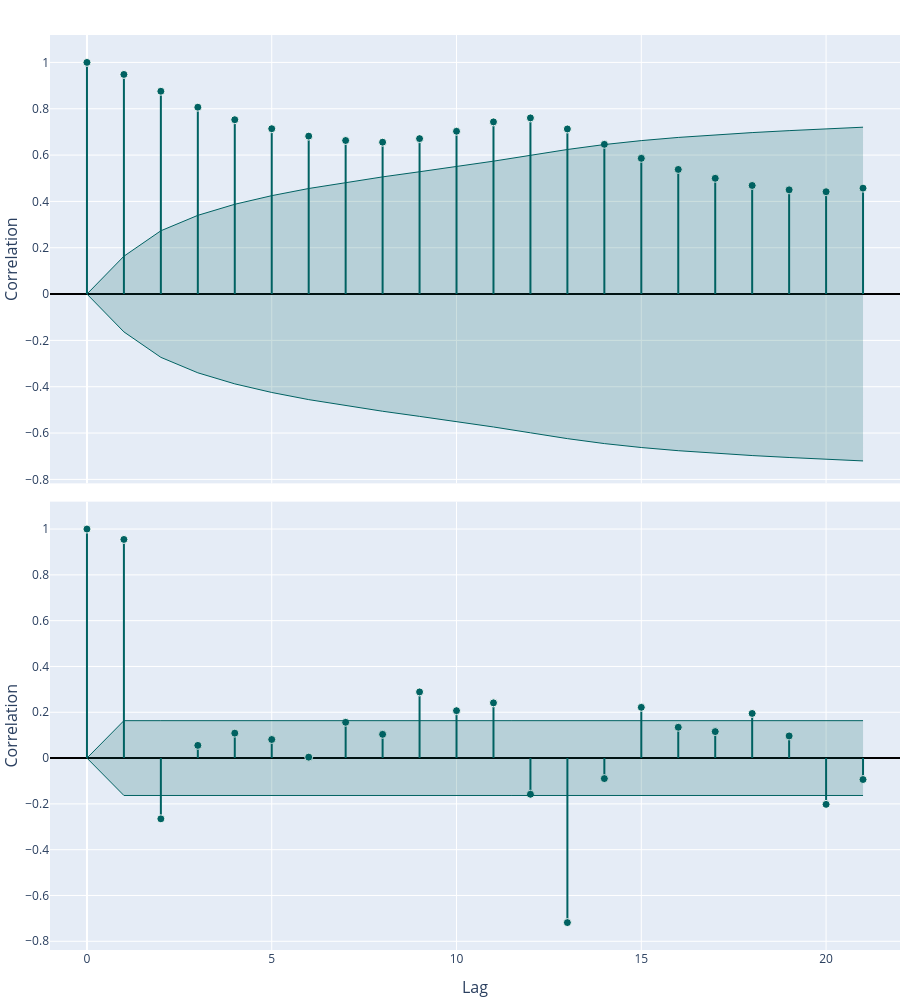

The code cell stored with this chart in its notebook:
### Markdown cell above
## Sazonalidade

### Code cell
# O ExperionML tem vários gráficos para entender a sazonalidade dos dados
with experionml.canvas(rows=2, cols=1, sharex=True, vspace=0.01, legend=None):
    experionml.plot_acf()
    experionml.plot_pacf()

### Figure 1 — Plotly figure (JSON) as saved in the notebook; plotly's stock layout.template omitted (floating-point values rounded to 4 significant figures)
{"data": [{"hoverinfo": "skip", "legendgroup": "Number of airline passengers", "line": {"color": "rgb(0, 98, 98)", "width": 2}, "mode": "lines", "showlegend": false, "type": "scatter", "x": [0, 0], "xaxis": "x", "y": [0, 1.0], "yaxis": "y"}, {"hoverinfo": "skip", "legendgroup": "Number of airline passengers", "line": {"color": "rgb(0, 98, 98)", "width": 2}, "mode": "lines", "showlegend": false, "type": "scatter", "x": [1, 1], "xaxis": "x", "y": [0, 0.948], "yaxis": "y"}, {"hoverinfo": "skip", "legendgroup": "Number of airline passengers", "line": {"color": "rgb(0, 98, 98)", "width": 2}, "mode": "lines", "showlegend": false, "type": "scatter", "x": [2, 2], "xaxis": "x", "y": [0, 0.8756], "yaxis": "y"}, {"hoverinfo": "skip", "legendgroup": "Number of airline passengers", "line": {"color": "rgb(0, 98, 98)", "width": 2}, "mode": "lines", "showlegend": false, "type": "scatter", "x": [3, 3], "xaxis": "x", "y": [0, 0.8067], "yaxis": "y"}, {"hoverinfo": "skip", "legendgroup": "Number of airline passengers", "line": {"color": "rgb(0, 98, 98)", "width": 2}, "mode": "lines", "showlegend": false, "type": "scatter", "x": [4, 4], "xaxis": "x", "y": [0, 0.7526], "yaxis": "y"}, {"hoverinfo": "skip", "legendgroup": "Number of airline passengers", "line": {"color": "rgb(0, 98, 98)", "width": 2}, "mode": "lines", "showlegend": false, "type": "scatter", "x": [5, 5], "xaxis": "x", "y": [0, 0.7138], "yaxis": "y"}, {"hoverinfo": "skip", "legendgroup": "Number of airline passengers", "line": {"color": "rgb(0, 98, 98)", "width": 2}, "mode": "lines", "showlegend": false, "type": "scatter", "x": [6, 6], "xaxis": "x", "y": [0, 0.6817], "yaxis": "y"}, {"hoverinfo": "skip", "legendgroup": "Number of airline passengers", "line": {"color": "rgb(0, 98, 98)", "width": 2}, "mode": "lines", "showlegend": false, "type": "scatter", "x": [7, 7], "xaxis": "x", "y": [0, 0.6629], "yaxis": "y"}, {"hoverinfo": "skip", "legendgroup": "Number of airline passengers", "line": {"color": "rgb(0, 98, 98)", "width": 2}, "mode": "lines", "showlegend": false, "type": "scatter", "x": [8, 8], "xaxis": "x", "y": [0, 0.6556], "yaxis": "y"}, {"hoverinfo": "skip", "legendgroup": "Number of airline passengers", "line": {"color": "rgb(0, 98, 98)", "width": 2}, "mode": "lines", "showlegend": false, "type": "scatter", "x": [9, 9], "xaxis": "x", "y": [0, 0.6709], "yaxis": "y"}, {"hoverinfo": "skip", "legendgroup": "Number of airline passengers", "line": {"color": "rgb(0, 98, 98)", "width": 2}, "mode": "lines", "showlegend": false, "type": "scatter", "x": [10, 10], "xaxis": "x", "y": [0, 0.7027], "yaxis": "y"}, {"hoverinfo": "skip", "legendgroup": "Number of airline passengers", "line": {"color": "rgb(0, 98, 98)", "width": 2}, "mode": "lines", "showlegend": false, "type": "scatter", "x": [11, 11], "xaxis": "x", "y": [0, 0.7432], "yaxis": "y"}, {"hoverinfo": "skip", "legendgroup": "Number of airline passengers", "line": {"color": "rgb(0, 98, 98)", "width": 2}, "mode": "lines", "showlegend": false, "type": "scatter", "x": [12, 12], "xaxis": "x", "y": [0, 0.7604], "yaxis": "y"}, {"hoverinfo": "skip", "legendgroup": "Number of airline passengers", "line": {"color": "rgb(0, 98, 98)", "width": 2}, "mode": "lines", "showlegend": false, "type": "scatter", "x": [13, 13], "xaxis": "x", "y": [0, 0.7127], "yaxis": "y"}, {"hoverinfo": "skip", "legendgroup": "Number of airline passengers", "line": {"color": "rgb(0, 98, 98)", "width": 2}, "mode": "lines", "showlegend": false, "type": "scatter", "x": [14, 14], "xaxis": "x", "y": [0, 0.6463], "yaxis": "y"}, {"hoverinfo": "skip", "legendgroup": "Number of airline passengers", "line": {"color": "rgb(0, 98, 98)", "width": 2}, "mode": "lines", "showlegend": false, "type": "scatter", "x": [15, 15], "xaxis": "x", "y": [0, 0.5859], "yaxis": "y"}, {"hoverinfo": "skip", "legendgroup": "Number of airline passengers", "line": {"color": "rgb(0, 98, 98)", "width": 2}, "mode": "lines", "showlegend": false, "type": "scatter", "x": [16, 16], "xaxis": "x", "y": [0, 0.538], "yaxis": "y"}, {"hoverinfo": "skip", "legendgroup": "Number of airline passengers", "line": {"color": "rgb(0, 98, 98)", "width": 2}, "mode": "lines", "showlegend": false, "type": "scatter", "x": [17, 17], "xaxis": "x", "y": [0, 0.4997], "yaxis": "y"}, {"hoverinfo": "skip", "legendgroup": "Number of airline passengers", "line": {"color": "rgb(0, 98, 98)", "width": 2}, "mode": "lines", "showlegend": false, "type": "scatter", "x": [18, 18], "xaxis": "x", "y": [0, 0.4687], "yaxis": "y"}, {"hoverinfo": "skip", "legendgroup": "Number of airline passengers", "line": {"color": "rgb(0, 98, 98)", "width": 2}, "mode": "lines", "showlegend": false, "type": "scatter", "x": [19, 19], "xaxis": "x", "y": [0, 0.4499], "yaxis": "y"}, {"hoverinfo": "skip", "legendgroup": "Number of airline passengers", "line": {"color": "rgb(0, 98, 98)", "width": 2}, "mode": "lines", "showlegend": false, "type": "scatter", "x": [20, 20], "xaxis": "x", "y": [0, 0.4416], "yaxis": "y"}, {"hoverinfo": "skip", "legendgroup": "Number of airline passengers", "line": {"color": "rgb(0, 98, 98)", "width": 2}, "mode": "lines", "showlegend": false, "type": "scatter", "x": [21, 21], "xaxis": "x", "y": [0, 0.4572], "yaxis": "y"}, {"hovertemplate": "(%{x}, %{y})<extra>Number of airline passengers</extra>", "legendgroup": "Number of airline passengers", "line": {"color": "rgb(0, 98, 98)", "dash": "solid", "width": 2}, "marker": {"color": "rgb(0, 98, 98)", "line": {"color": "rgba(255, 255, 255, 0.9)", "width": 1}, "size": 8, "symbol": "circle"}, "mode": "markers", "name": "Number of airline passengers", "showlegend": true, "type": "scatter", "x": [0, 1, 2, 3, 4, 5, 6, 7, 8, 9, 10, 11, 12, 13, 14, 15, 16, 17, 18, 19, 20, 21], "xaxis": "x", "y": [1.0, 0.948, 0.8756, 0.8067, 0.7526, 0.7138, 0.6817, 0.6629, 0.6556, 0.6709, 0.7027, 0.7432, 0.7604, 0.7127, 0.6463, 0.5859, 0.538, 0.4997, 0.4687, 0.4499, 0.4416, 0.4572], "yaxis": "y"}, {"hovertemplate": "%{y}<extra>upper bound</extra>", "legendgroup": "Number of airline passengers", "line": {"color": "rgb(0, 98, 98)", "width": 1}, "mode": "lines", "showlegend": false, "type": "scatter", "x": [0, 1, 2, 3, 4, 5, 6, 7, 8, 9, 10, 11, 12, 13, 14, 15, 16, 17, 18, 19, 20, 21], "xaxis": "x", "y": [0.0, 0.1633, 0.2732, 0.3399, 0.3876, 0.4248, 0.4557, 0.4821, 0.5059, 0.528, 0.5503, 0.5738, 0.5989, 0.6241, 0.6455, 0.6625, 0.6762, 0.6875, 0.6971, 0.7055, 0.7131, 0.7204], "yaxis": "y"}, {"fill": "tonexty", "fillcolor": "rgba(0, 98, 98, 0.2)", "hovertemplate": "%{y}<extra>lower bound</extra>", "legendgroup": "Number of airline passengers", "line": {"color": "rgb(0, 98, 98)", "width": 1}, "mode": "lines", "showlegend": false, "type": "scatter", "x": [0, 1, 2, 3, 4, 5, 6, 7, 8, 9, 10, 11, 12, 13, 14, 15, 16, 17, 18, 19, 20, 21], "xaxis": "x", "y": [0.0, -0.1633, -0.2732, -0.3399, -0.3876, -0.4248, -0.4557, -0.4821, -0.5059, -0.528, -0.5503, -0.5738, -0.5989, -0.6241, -0.6455, -0.6625, -0.6762, -0.6875, -0.6971, -0.7055, -0.7131, -0.7204], "yaxis": "y"}, {"hoverinfo": "skip", "legendgroup": "Number of airline passengers", "line": {"color": "rgb(0, 98, 98)", "width": 2}, "mode": "lines", "showlegend": false, "type": "scatter", "x": [0, 0], "xaxis": "x2", "y": [0, 1.0], "yaxis": "y2"}, {"hoverinfo": "skip", "legendgroup": "Number of airline passengers", "line": {"color": "rgb(0, 98, 98)", "width": 2}, "mode": "lines", "showlegend": false, "type": "scatter", "x": [1, 1], "xaxis": "x2", "y": [0, 0.9547], "yaxis": "y2"}, {"hoverinfo": "skip", "legendgroup": "Number of airline passengers", "line": {"color": "rgb(0, 98, 98)", "width": 2}, "mode": "lines", "showlegend": false, "type": "scatter", "x": [2, 2], "xaxis": "x2", "y": [0, -0.2653], "yaxis": "y2"}, {"hoverinfo": "skip", "legendgroup": "Number of airline passengers", "line": {"color": "rgb(0, 98, 98)", "width": 2}, "mode": "lines", "showlegend": false, "type": "scatter", "x": [3, 3], "xaxis": "x2", "y": [0, 0.05547], "yaxis": "y2"}, {"hoverinfo": "skip", "legendgroup": "Number of airline passengers", "line": {"color": "rgb(0, 98, 98)", "width": 2}, "mode": "lines", "showlegend": false, "type": "scatter", "x": [4, 4], "xaxis": "x2", "y": [0, 0.1089], "yaxis": "y2"}, {"hoverinfo": "skip", "legendgroup": "Number of airline passengers", "line": {"color": "rgb(0, 98, 98)", "width": 2}, "mode": "lines", "showlegend": false, "type": "scatter", "x": [5, 5], "xaxis": "x2", "y": [0, 0.08113], "yaxis": "y2"}, {"hoverinfo": "skip", "legendgroup": "Number of airline passengers", "line": {"color": "rgb(0, 98, 98)", "width": 2}, "mode": "lines", "showlegend": false, "type": "scatter", "x": [6, 6], "xaxis": "x2", "y": [0, 0.004125], "yaxis": "y2"}, {"hoverinfo": "skip", "legendgroup": "Number of airline passengers", "line": {"color": "rgb(0, 98, 98)", "width": 2}, "mode": "lines", "showlegend": false, "type": "scatter", "x": [7, 7], "xaxis": "x2", "y": [0, 0.1562], "yaxis": "y2"}, {"hoverinfo": "skip", "legendgroup": "Number of airline passengers", "line": {"color": "rgb(0, 98, 98)", "width": 2}, "mode": "lines", "showlegend": false, "type": "scatter", "x": [8, 8], "xaxis": "x2", "y": [0, 0.1037], "yaxis": "y2"}, {"hoverinfo": "skip", "legendgroup": "Number of airline passengers", "line": {"color": "rgb(0, 98, 98)", "width": 2}, "mode": "lines", "showlegend": false, "type": "scatter", "x": [9, 9], "xaxis": "x2", "y": [0, 0.2888], "yaxis": "y2"}, {"hoverinfo": "skip", "legendgroup": "Number of airline passengers", "line": {"color": "rgb(0, 98, 98)", "width": 2}, "mode": "lines", "showlegend": false, "type": "scatter", "x": [10, 10], "xaxis": "x2", "y": [0, 0.2069], "yaxis": "y2"}, {"hoverinfo": "skip", "legendgroup": "Number of airline passengers", "line": {"color": "rgb(0, 98, 98)", "width": 2}, "mode": "lines", "showlegend": false, "type": "scatter", "x": [11, 11], "xaxis": "x2", "y": [0, 0.2411], "yaxis": "y2"}, {"hoverinfo": "skip", "legendgroup": "Number of airline passengers", "line": {"color": "rgb(0, 98, 98)", "width": 2}, "mode": "lines", "showlegend": false, "type": "scatter", "x": [12, 12], "xaxis": "x2", "y": [0, -0.158], "yaxis": "y2"}, {"hoverinfo": "skip", "legendgroup": "Number of airline passengers", "line": {"color": "rgb(0, 98, 98)", "width": 2}, "mode": "lines", "showlegend": false, "type": "scatter", "x": [13, 13], "xaxis": "x2", "y": [0, -0.7183], "yaxis": "y2"}, {"hoverinfo": "skip", "legendgroup": "Number of airline passengers", "line": {"color": "rgb(0, 98, 98)", "width": 2}, "mode": "lines", "showlegend": false, "type": "scatter", "x": [14, 14], "xaxis": "x2", "y": [0, -0.08948], "yaxis": "y2"}, {"hoverinfo": "skip", "legendgroup": "Number of airline passengers", "line": {"color": "rgb(0, 98, 98)", "width": 2}, "mode": "lines", "showlegend": false, "type": "scatter", "x": [15, 15], "xaxis": "x2", "y": [0, 0.2216], "yaxis": "y2"}, {"hoverinfo": "skip", "legendgroup": "Number of airline passengers", "line": {"color": "rgb(0, 98, 98)", "width": 2}, "mode": "lines", "showlegend": false, "type": "scatter", "x": [16, 16], "xaxis": "x2", "y": [0, 0.1346], "yaxis": "y2"}, {"hoverinfo": "skip", "legendgroup": "Number of airline passengers", "line": {"color": "rgb(0, 98, 98)", "width": 2}, "mode": "lines", "showlegend": false, "type": "scatter", "x": [17, 17], "xaxis": "x2", "y": [0, 0.1156], "yaxis": "y2"}, {"hoverinfo": "skip", "legendgroup": "Number of airline passengers", "line": {"color": "rgb(0, 98, 98)", "width": 2}, "mode": "lines", "showlegend": false, "type": "scatter", "x": [18, 18], "xaxis": "x2", "y": [0, 0.1948], "yaxis": "y2"}, {"hoverinfo": "skip", "legendgroup": "Number of airline passengers", "line": {"color": "rgb(0, 98, 98)", "width": 2}, "mode": "lines", "showlegend": false, "type": "scatter", "x": [19, 19], "xaxis": "x2", "y": [0, 0.09666], "yaxis": "y2"}, {"hoverinfo": "skip", "legendgroup": "Number of airline passengers", "line": {"color": "rgb(0, 98, 98)", "width": 2}, "mode": "lines", "showlegend": false, "type": "scatter", "x": [20, 20], "xaxis": "x2", "y": [0, -0.2022], "yaxis": "y2"}, {"hoverinfo": "skip", "legendgroup": "Number of airline passengers", "line": {"color": "rgb(0, 98, 98)", "width": 2}, "mode": "lines", "showlegend": false, "type": "scatter", "x": [21, 21], "xaxis": "x2", "y": [0, -0.09364], "yaxis": "y2"}, {"hovertemplate": "(%{x}, %{y})<extra>Number of airline passengers</extra>", "legendgroup": "Number of airline passengers", "line": {"color": "rgb(0, 98, 98)", "dash": "solid", "width": 2}, "marker": {"color": "rgb(0, 98, 98)", "line": {"color": "rgba(255, 255, 255, 0.9)", "width": 1}, "size": 8, "symbol": "circle"}, "mode": "markers", "name": "Number of airline passengers", "showlegend": false, "type": "scatter", "x": [0, 1, 2, 3, 4, 5, 6, 7, 8, 9, 10, 11, 12, 13, 14, 15, 16, 17, 18, 19, 20, 21], "xaxis": "x2", "y": [1.0, 0.9547, -0.2653, 0.05547, 0.1089, 0.08113, 0.004125, 0.1562, 0.1037, 0.2888, 0.2069, 0.2411, -0.158, -0.7183, -0.08948, 0.2216, 0.1346, 0.1156, 0.1948, 0.09666, -0.2022, -0.09364], "yaxis": "y2"}, {"hovertemplate": "%{y}<extra>upper bound</extra>", "legendgroup": "Number of airline passengers", "line": {"color": "rgb(0, 98, 98)", "width": 1}, "mode": "lines", "showlegend": false, "type": "scatter", "x": [0, 1, 2, 3, 4, 5, 6, 7, 8, 9, 10, 11, 12, 13, 14, 15, 16, 17, 18, 19, 20, 21], "xaxis": "x2", "y": [0.0, 0.1633, 0.1633, 0.1633, 0.1633, 0.1633, 0.1633, 0.1633, 0.1633, 0.1633, 0.1633, 0.1633, 0.1633, 0.1633, 0.1633, 0.1633, 0.1633, 0.1633, 0.1633, 0.1633, 0.1633, 0.1633], "yaxis": "y2"}, {"fill": "tonexty", "fillcolor": "rgba(0, 98, 98, 0.2)", "hovertemplate": "%{y}<extra>lower bound</extra>", "legendgroup": "Number of airline passengers", "line": {"color": "rgb(0, 98, 98)", "width": 1}, "mode": "lines", "showlegend": false, "type": "scatter", "x": [0, 1, 2, 3, 4, 5, 6, 7, 8, 9, 10, 11, 12, 13, 14, 15, 16, 17, 18, 19, 20, 21], "xaxis": "x2", "y": [0.0, -0.1633, -0.1633, -0.1633, -0.1633, -0.1633, -0.1633, -0.1633, -0.1633, -0.1633, -0.1633, -0.1633, -0.1633, -0.1633, -0.1633, -0.1633, -0.1633, -0.1633, -0.1633, -0.1633, -0.1633, -0.1633], "yaxis": "y2"}], "layout": {"font": {"size": 12}, "height": 1000, "hoverlabel": {"font": {"size": 16}}, "hovermode": "x unified", "legend": {}, "margin": {"b": 50, "l": 50, "pad": 0, "r": 0, "t": 35}, "showlegend": false, "title": {"font": {"size": 24}, "pad": {"b": 15, "t": 15}, "x": 0.5, "xanchor": "center", "xref": "paper", "y": 1, "yanchor": "top"}, "width": 900, "xaxis": {"anchor": "y", "automargin": true, "domain": [0.0, 1.0], "range": [-1, 22], "showticklabels": false}, "xaxis2": {"anchor": "y2", "automargin": true, "domain": [0.0, 1.0], "range": [-1, 22], "title": {"font": {"size": 16}, "text": "Lag"}}, "yaxis": {"anchor": "x", "automargin": true, "domain": [0.51, 1.0], "title": {"font": {"size": 16}, "text": "Correlation"}, "zerolinecolor": "black"}, "yaxis2": {"anchor": "x2", "automargin": true, "domain": [0.0, 0.49], "title": {"font": {"size": 16}, "text": "Correlation"}, "zerolinecolor": "black"}}}
